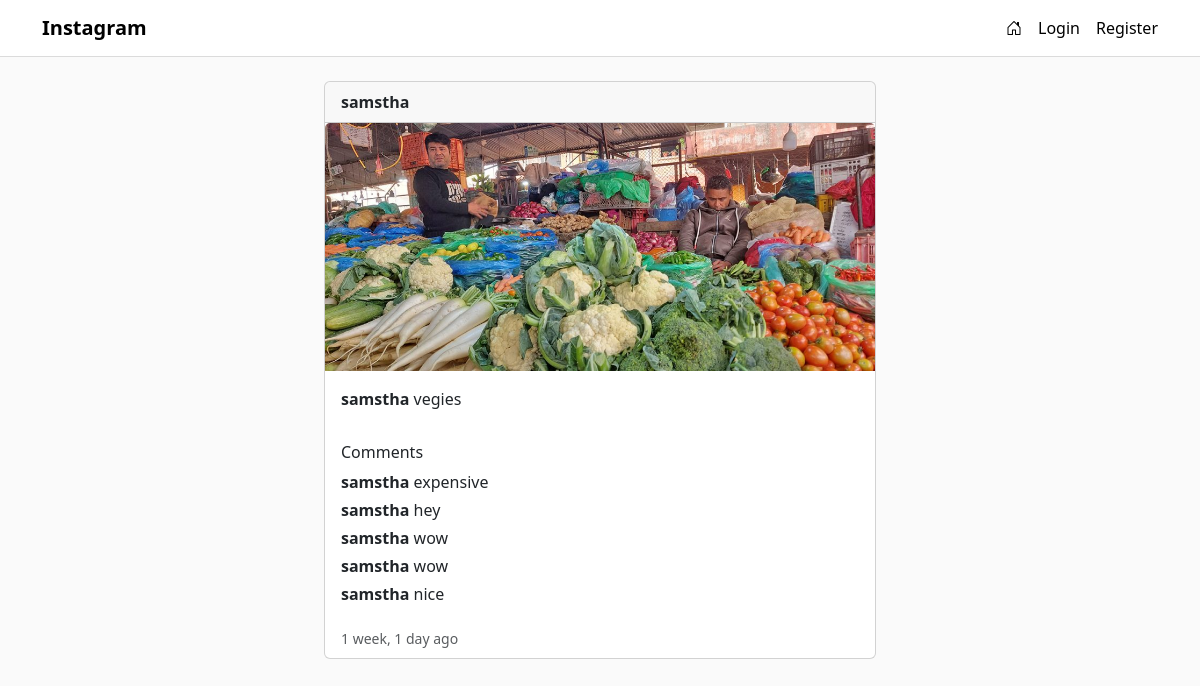
Page /post/6/ on the committed database.
### insta_app/models.py (models this page shows, shortened)
class Post(models.Model):
    user = models.ForeignKey(User, on_delete=models.CASCADE)
    image = models.ImageField(upload_to='posts/')
    caption = models.TextField(blank=True)
    created_at = models.DateTimeField(auto_now_add=True)
    likes = models.ManyToManyField(
        User,
        related_name='liked_posts',
        blank=True
    )
    class Meta:
        ordering = ['-created_at']

class Comment(models.Model):
    user = models.ForeignKey(User, on_delete=models.CASCADE)
    post = models.ForeignKey(Post, on_delete=models.CASCADE)
    text = models.TextField()
    created_at = models.DateTimeField(auto_now_add=True)

### insta_app/views.py (the view)
# urls.py: path('post/<int:pk>/', PostDetailView.as_view(), name='post_detail'),
class PostDetailView(DetailView):
    model = Post
    template_name = "post/post_detail.html"
    context_object_name = "post"

### templates/post/post_detail.html (shortened to what this page needs)
{% extends "base.html" %}
{% block content %}
<div class="container mt-4" style="max-width: 600px;">
    <div class="card">
        <div class="card-header d-flex justify-content-between align-items-center">
            <strong>{{ post.user.username }}</strong>
        </div>
        <img src="{{ post.image.url }}" class="card-img-top">
        <div class="p-3">
            <p>
                <strong>{{ post.user.username }}</strong>
                {{ post.caption }}
            </p>
        </div>
        <div class="px-3 pb-3">
            <h6>Comments</h6>
            {% for comment in post.comments.all %}
                <div class="mb-1">
                    <strong>{{ comment.user.username }}</strong>
                    {{ comment.text }}
                </div>
            {% empty %}
                <p class="text-muted">No comments yet.</p>
            {% endfor %}
        </div>
        <div class="px-3 pb-2">
            <small class="text-muted">
                {{ post.created_at|timesince }} ago
            </small>
        </div>
    </div>
</div>
{% endblock %}

### templates/base.html (style rules this page uses)
body { background-color: #fafafa; }

### rows in the picture
Post: user.username "samstha", image (picture), caption "vegies", created_at "1 week, 1 day"
Comment: user.username "samstha", text "expensive"
Comment: user.username "samstha", text "hey"
Comment: user.username "samstha", text "wow"
Comment: user.username "samstha", text "wow"
Comment: user.username "samstha", text "nice"
